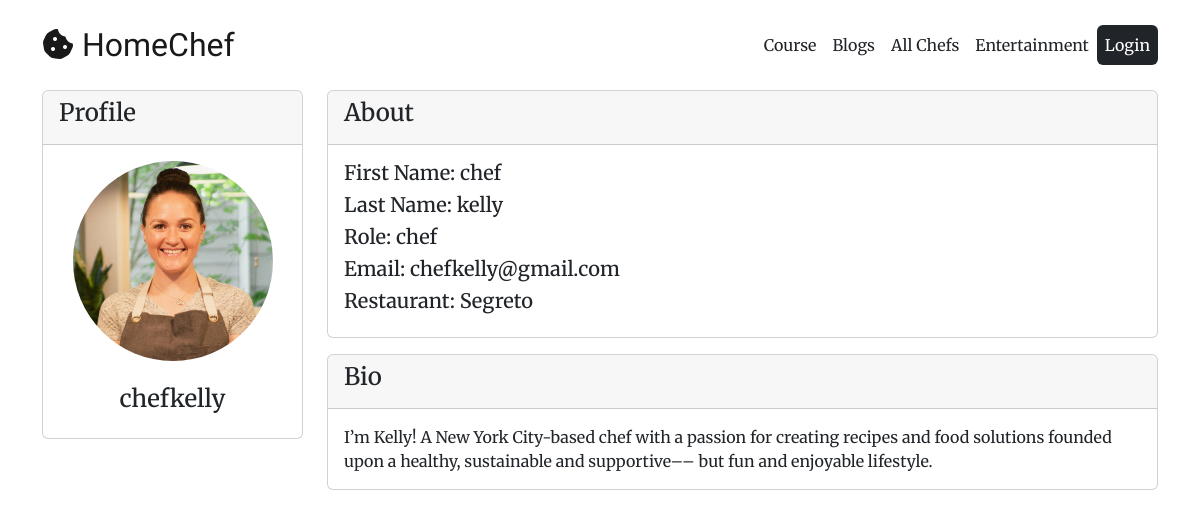
The app's page /account/profile/?user_id=2 with its own data.
### account/models.py (models this page shows, shortened)
class Profile(models.Model):
    user = models.OneToOneField(User, on_delete=models.CASCADE, null=True, blank=True)
    role = models.CharField(max_length=10, null=True, blank=True, default="student")
    cover = models.FileField(upload_to='profile_photos', blank=True, null=True)
    restaurant = models.CharField(max_length=50, blank=True, null=True)
    bio = models.TextField(blank=True, null=True)

### account/views.py (the view, shortened to what this page needs)
# urls.py: path('profile/', views.profile, name='profile'),
def profile(request):
    user = User.objects.filter(id=request.GET.get('user_id')).first()
    try:
        user.profile
    except:
        Profile.objects.create(user=user)
    context={
        'id': user.id,
        'username': user.username,
        'first_name': user.first_name,
        'last_name': user.last_name,
        'email': user.email,
        'bio':user.profile.bio,
        'photo':user.profile.cover.url if user.profile.cover else None,
        'role':user.profile.role,
        'restaurant':user.profile.restaurant,
    }
    return render(request, 'accounts/profile.html', context)

### account/templates/accounts/profile.html (shortened to what this page needs)
{% extends 'main.html' %}
{% block content %}
{% load static %}
<div class="container">
    <div class="row">
        <div class="col-md-3">
            <div class="card">
                <div class="card-header">
                    <h4>Profile</h4>
                </div>
                <div class="card-body text-center">
                    <img src="{% if photo %} {{photo}} {% else %} {% static 'images/profile.png' %} {% endif %}"
                        class="img-fluid rounded-circle" style="width:200px" alt="profile image">
                    <h4 class="card-title mt-4">{{ username }}</h4>
                </div>
            </div>
        </div>
        <div class="col-md-9">
            <div class="card mb-3">
                <div class="card-header">
                    <h4>About</h4>
                </div>
                <div class="card-body">
                    <h5 class="card-title mb-2">First Name: {{ first_name }}</h5>
                    <h5 class="card-title mb-2">Last Name: {{ last_name }}</h5>
                    <h5 class="card-title mb-2">Role: {{ role }}</h5>
                    <h5 class="card-title">Email: {{ email }}</h5>
                    {% if restaurant %}
                    <h5 class="card-title mt-2">Restaurant: {{ restaurant }}</h5>
                    {% endif %}
                </div>
            </div>
        <div class="card">
                <div class="card-header">
                    <h4>Bio</h4>
                </div>
                <div class="card-body">
                    <p class="card-text">{{ bio }}</p>
                </div>
            </div>
        </div>
    </div>
    {% endblock content %}

### static/css/style.css (style rules this page uses)
body { font-family: 'Merriweather', serif; }

### records on screen
Profile: role "chef", restaurant "Segreto", bio "I’m Kelly! A New York City-based chef with a passion for creating recipes and food solutions founded upon a healthy, sustainable and supportive–– but fun and enjoyable lifestyle."

### other values on screen
{{ username }} "chefkelly"
{{ first_name }} "chef"
{{ last_name }} "kelly"
{{ email }} "chefkelly@gmail.com"
